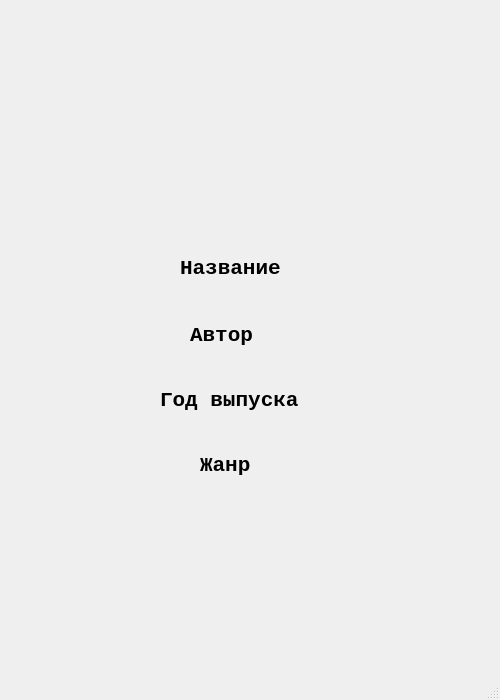
<?xml version="1.0" encoding="UTF-8"?>
<ui version="4.0">
 <class>MainWindow</class>
 <widget class="QMainWindow" name="MainWindow">
  <property name="geometry">
   <rect>
    <x>0</x>
    <y>0</y>
    <width>500</width>
    <height>700</height>
   </rect>
  </property>
  <property name="windowTitle">
   <string>MainWindow</string>
  </property>
  <widget class="QWidget" name="centralwidget">
   <widget class="QLabel" name="lbl_image">
    <property name="geometry">
     <rect>
      <x>130</x>
      <y>30</y>
      <width>211</width>
      <height>211</height>
     </rect>
    </property>
    <property name="text">
     <string/>
    </property>
   </widget>
   <widget class="QLabel" name="label_2">
    <property name="geometry">
     <rect>
      <x>180</x>
      <y>260</y>
      <width>101</width>
      <height>16</height>
     </rect>
    </property>
    <property name="font">
     <font>
      <family>Consolas</family>
      <pointsize>16</pointsize>
      <weight>75</weight>
      <bold>true</bold>
     </font>
    </property>
    <property name="text">
     <string>Название</string>
    </property>
   </widget>
   <widget class="QLabel" name="lbl_name">
    <property name="geometry">
     <rect>
      <x>100</x>
      <y>290</y>
      <width>331</width>
      <height>31</height>
     </rect>
    </property>
    <property name="font">
     <font>
      <family>Consolas</family>
      <pointsize>12</pointsize>
     </font>
    </property>
    <property name="text">
     <string/>
    </property>
   </widget>
   <widget class="QLabel" name="label_3">
    <property name="geometry">
     <rect>
      <x>190</x>
      <y>320</y>
      <width>71</width>
      <height>31</height>
     </rect>
    </property>
    <property name="font">
     <font>
      <family>Consolas</family>
      <pointsize>16</pointsize>
      <weight>75</weight>
      <bold>true</bold>
     </font>
    </property>
    <property name="text">
     <string>Автор</string>
    </property>
   </widget>
   <widget class="QLabel" name="lbl_author">
    <property name="geometry">
     <rect>
      <x>80</x>
      <y>349</y>
      <width>341</width>
      <height>31</height>
     </rect>
    </property>
    <property name="font">
     <font>
      <family>Consolas</family>
      <pointsize>12</pointsize>
     </font>
    </property>
    <property name="text">
     <string/>
    </property>
   </widget>
   <widget class="QLabel" name="label_4">
    <property name="geometry">
     <rect>
      <x>160</x>
      <y>385</y>
      <width>151</width>
      <height>31</height>
     </rect>
    </property>
    <property name="font">
     <font>
      <family>Consolas</family>
      <pointsize>16</pointsize>
      <weight>75</weight>
      <bold>true</bold>
     </font>
    </property>
    <property name="text">
     <string>Год выпуска</string>
    </property>
   </widget>
   <widget class="QLabel" name="lbl_year">
    <property name="geometry">
     <rect>
      <x>130</x>
      <y>420</y>
      <width>201</width>
      <height>31</height>
     </rect>
    </property>
    <property name="font">
     <font>
      <family>Consolas</family>
      <pointsize>12</pointsize>
     </font>
    </property>
    <property name="text">
     <string/>
    </property>
   </widget>
   <widget class="QLabel" name="label_5">
    <property name="geometry">
     <rect>
      <x>200</x>
      <y>450</y>
      <width>51</width>
      <height>31</height>
     </rect>
    </property>
    <property name="font">
     <font>
      <family>Consolas</family>
      <pointsize>16</pointsize>
      <weight>75</weight>
      <bold>true</bold>
     </font>
    </property>
    <property name="text">
     <string>Жанр</string>
    </property>
   </widget>
   <widget class="QLabel" name="lbl_genre">
    <property name="geometry">
     <rect>
      <x>90</x>
      <y>490</y>
      <width>291</width>
      <height>31</height>
     </rect>
    </property>
    <property name="font">
     <font>
      <family>Consolas</family>
      <pointsize>12</pointsize>
     </font>
    </property>
    <property name="text">
     <string/>
    </property>
   </widget>
  </widget>
  <widget class="QMenuBar" name="menubar">
   <property name="geometry">
    <rect>
     <x>0</x>
     <y>0</y>
     <width>500</width>
     <height>21</height>
    </rect>
   </property>
  </widget>
  <widget class="QStatusBar" name="statusbar"/>
 </widget>
 <resources/>
 <connections/>
</ui>
